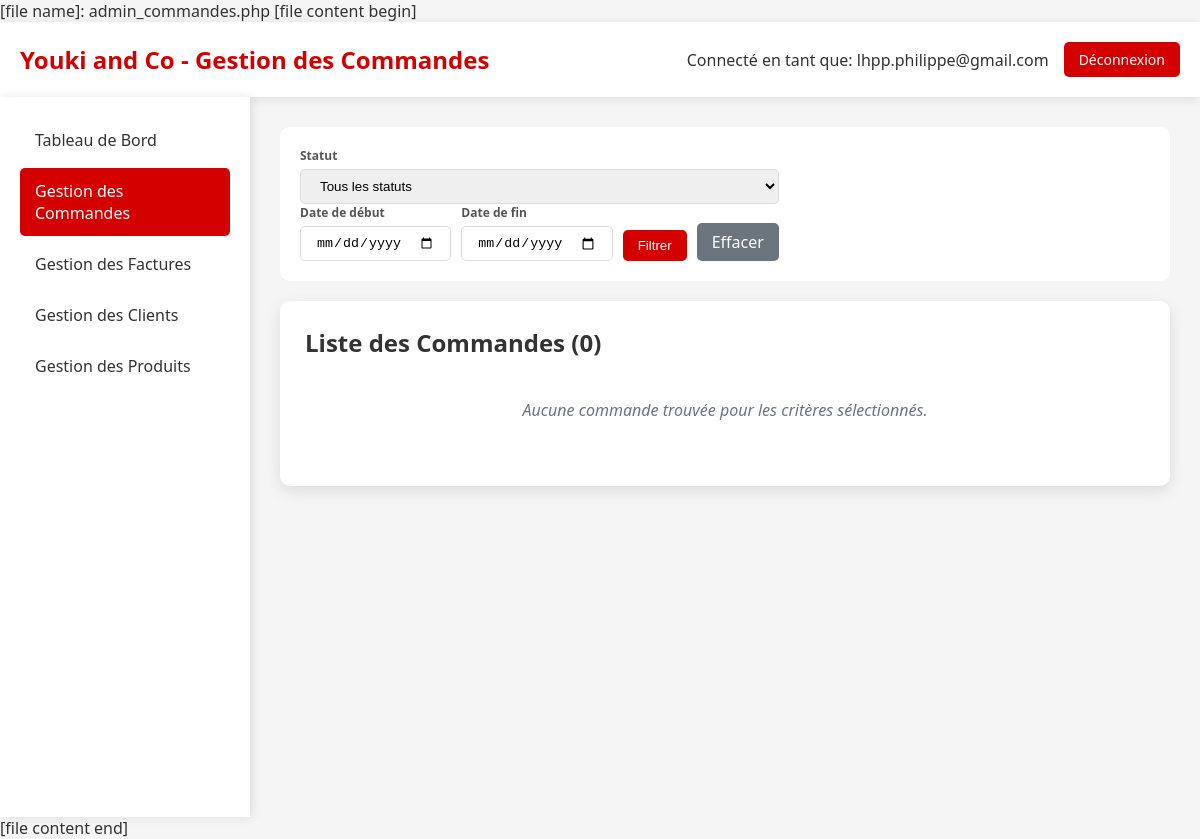
/admin_commandes.php (signed in), run on an earlier commit of the app's database.
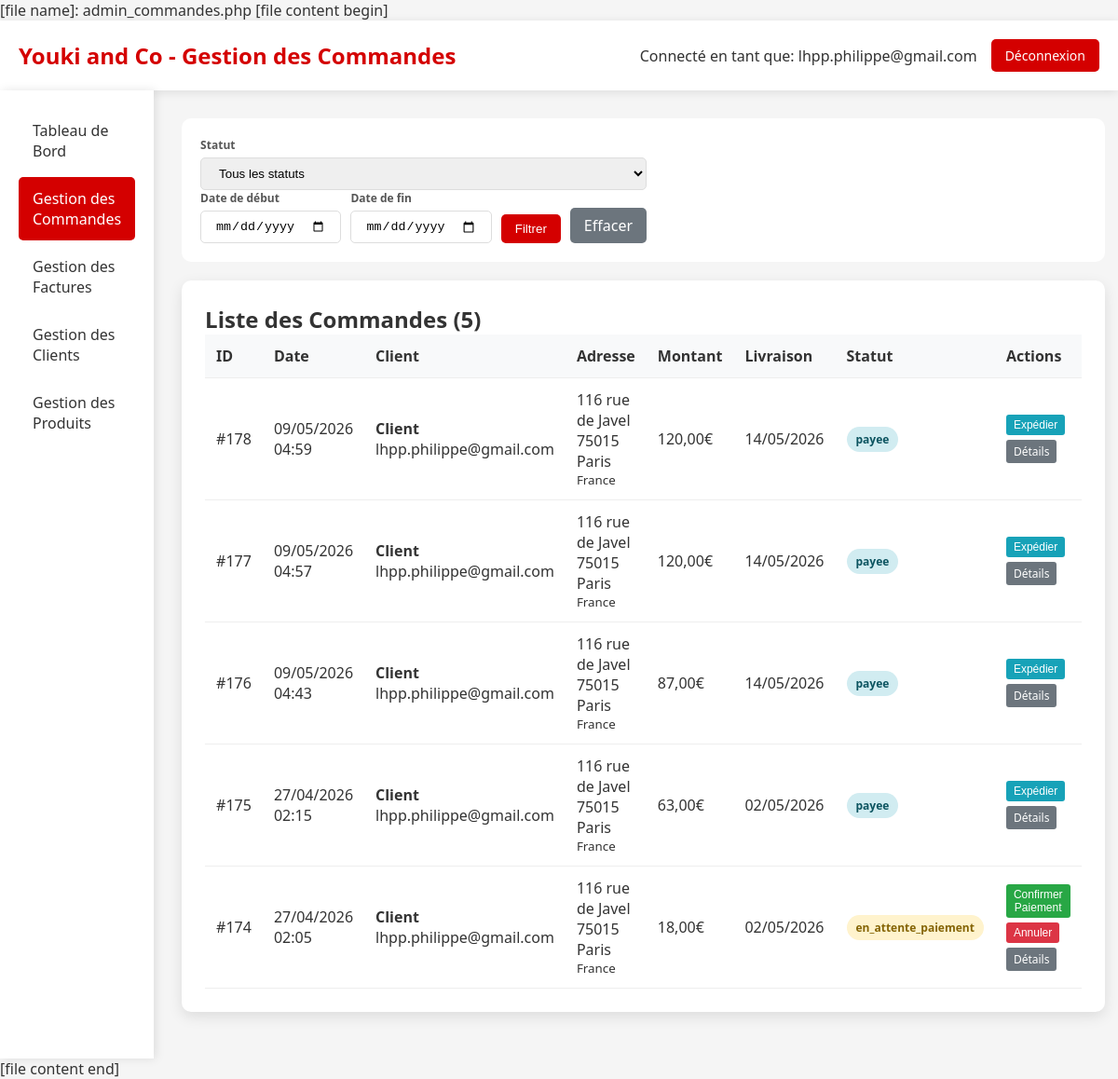
And on a later commit of the database.
### tables this page shows
CREATE TABLE `Commande` (
  `idCommande` bigint NOT NULL,
  `idClient` bigint NOT NULL,
  `idAdresseLivraison` bigint NOT NULL,
  `idAdresseFacturation` bigint DEFAULT NULL,
  `dateCommande` datetime NOT NULL,
  `modeReglement` varchar(200) NOT NULL DEFAULT 'CB',
  `delaiLivraison` date NOT NULL,
  `fraisDePort` double NOT NULL,
  `montantTotal` double NOT NULL,
  `statut` varchar(20) NOT NULL DEFAULT 'en_attente',
  `statut_paiement` enum('en_attente','payee','echec','annulee','rembourse') DEFAULT 'en_attente',
  `idPaiement` int DEFAULT NULL
);

CREATE TABLE `Client` (
  `idClient` bigint NOT NULL,
  `email` varchar(50) NOT NULL,
  `motDePasse` varchar(1000) DEFAULT NULL,
  `nom` varchar(50) NOT NULL,
  `prenom` varchar(50) NOT NULL,
  `telephone` varchar(20) DEFAULT NULL,
  `email_confirme` tinyint(1) DEFAULT '0',
  `token_confirmation` varchar(64) DEFAULT NULL,
  `token_expires` datetime DEFAULT NULL,
  `type` enum('temporaire','permanent') DEFAULT 'temporaire',
  `date_creation` datetime DEFAULT CURRENT_TIMESTAMP,
  `session_id` varchar(128) DEFAULT NULL
);

CREATE TABLE `Adresse` (
  `idAdresse` bigint NOT NULL,
  `idClient` bigint NOT NULL,
  `nom` varchar(50) NOT NULL,
  `prenom` varchar(50) NOT NULL,
  `adresse` varchar(50) NOT NULL,
  `codePostal` varchar(50) NOT NULL,
  `ville` varchar(50) NOT NULL,
  `pays` varchar(50) NOT NULL,
  `telephone` varchar(50) NOT NULL,
  `instructions` varchar(255) DEFAULT NULL,
  `societe` varchar(50) DEFAULT NULL,
  `type` varchar(20) DEFAULT 'livraison',
  `dateCreation` datetime DEFAULT CURRENT_TIMESTAMP
);

### admin_commandes.php (the view, shortened to what the changed rows need)
<?php
require_once 'config.php';
try {
    $pdo = new PDO("mysql:host=$host;dbname=$dbname;charset=utf8", $username, $password);
    $pdo->setAttribute(PDO::ATTR_ERRMODE, PDO::ERRMODE_EXCEPTION);
    $where = "";
    $params = [];
    $stmt = $pdo->prepare("
        SELECT c.idCommande, c.dateCommande, c.montantTotal, c.statut, c.delaiLivraison,
               cl.nom, cl.prenom, cl.email, cl.telephone,
               a.adresse, a.codePostal, a.ville, a.pays
        FROM Commande c
        JOIN Client cl ON c.idClient = cl.idClient
        JOIN Adresse a ON c.idAdresseLivraison = a.idAdresse
        $where
        ORDER BY c.dateCommande DESC
    ");
    $stmt->execute($params);
    $commandes = $stmt->fetchAll(PDO::FETCH_ASSOC);
} catch (PDOException $e) {
    die("Erreur de connexion à la base de données: " . $e->getMessage());
}
?>
<!DOCTYPE html>
<html lang="fr">
<head>
</head>
<body>
    <div class="header">
        <div class="logo">
            <h1>Youki and Co - Gestion des Commandes</h1>
        </div>
    </div>
    <div class="container">
        <div class="main-content">
            <div class="section">
                <h2>Liste des Commandes (<?= count($commandes) ?>)</h2>
                <?php if (empty($commandes)): ?>
                    <div class="no-orders">
                        Aucune commande trouvée pour les critères sélectionnés.
                    </div>
                <?php else: ?>
                <table>
                    <thead>
                        <tr>
                            <th>ID</th>
                            <th>Date</th>
                            <th>Client</th>
                            <th>Adresse</th>
                            <th>Montant</th>
                            <th>Livraison</th>
                            <th>Statut</th>
                            <th>Actions</th>
                        </tr>
                    </thead>
                    <tbody>
                        <?php foreach ($commandes as $commande): ?>
                        <tr>
                            <td>#<?= $commande['idCommande'] ?></td>
                            <td><?= date('d/m/Y H:i', strtotime($commande['dateCommande'])) ?></td>
                            <td>
                                <strong><?= htmlspecialchars($commande['prenom'] . ' ' . $commande['nom']) ?></strong><br>
                                <?= htmlspecialchars($commande['email']) ?><br>
                            </td>
                            <td>
                                <?= htmlspecialchars($commande['adresse']) ?><br>
                                <?= htmlspecialchars($commande['codePostal'] . ' ' . $commande['ville']) ?><br>
                                <small><?= htmlspecialchars($commande['pays']) ?></small>
                            </td>
                            <td><?= number_format($commande['montantTotal'], 2, ',', ' ') ?>€</td>
                            <td><?= date('d/m/Y', strtotime($commande['delaiLivraison'])) ?></td>
                            <td>
                                <span class="status-badge status-<?= $commande['statut'] ?>"
                                      onclick="changerStatut(<?= $commande['idCommande'] ?>, '<?= $commande['statut'] ?>')"
                                      title="Cliquez pour changer le statut">
                                    <?= $commande['statut'] ?>
                                </span>
                            </td>
                            <td>
                                <div class="order-actions">
                                    <?php if ($commande['statut'] === 'en_attente_paiement'): ?>
                                        <form method="POST" class="action-form">
                                            <button type="submit" name="action" value="confirmer" class="btn-small btn-confirm" onclick="return confirm('Confirmer le paiement de cette commande ?')">Confirmer Paiement</button>
                                        </form>
                                        <form method="POST" class="action-form">
                                            <button type="submit" name="action" value="annuler" class="btn-small btn-cancel" onclick="return confirm('Annuler cette commande ?')">Annuler</button>
                                        </form>
                                    <?php elseif ($commande['statut'] === 'payee'): ?>
                                        <form method="POST" class="action-form">
                                            <button type="submit" name="action" value="expedier" class="btn-small btn-ship" onclick="return confirm('Marquer cette commande comme expédiée ?')">Expédier</button>
                                        </form>
                                    <?php endif; ?>
                                    <a href="admin_commande_detail.php?id=<?= $commande['idCommande'] ?>" class="btn-small btn-details">Détails</a>
                                </div>
                            </td>
                        </tr>
                        <?php endforeach; ?>
                    </tbody>
                </table>
                <?php endif; ?>
            </div>
        </div>
    </div>
</body>
</html>

What changed in the data, as far as the page shows it:
added commande: idCommande "178", dateCommande "09/05/2026 04:59", idClient.nom "Client", idClient.email "lhpp.philippe@gmail.com", idAdresseFacturation.adresse "116 rue de Javel", idAdresseFacturation.ville "75015 Paris", idAdresseFacturation.pays "France", montantTotal "120,00", delaiLivraison "14/05/2026", statut "payee"
added commande: idCommande "177", dateCommande "09/05/2026 04:57", idClient.nom "Client", idClient.email "lhpp.philippe@gmail.com", idAdresseFacturation.adresse "116 rue de Javel", idAdresseFacturation.ville "75015 Paris", idAdresseFacturation.pays "France", montantTotal "120,00", delaiLivraison "14/05/2026", statut "payee"
added commande: idCommande "176", dateCommande "09/05/2026 04:43", idClient.nom "Client", idClient.email "lhpp.philippe@gmail.com", idAdresseFacturation.adresse "116 rue de Javel", idAdresseFacturation.ville "75015 Paris", idAdresseFacturation.pays "France", montantTotal "87,00", delaiLivraison "14/05/2026", statut "payee"
added commande: idCommande "175", dateCommande "27/04/2026 02:15", idClient.nom "Client", idClient.email "lhpp.philippe@gmail.com", idAdresseFacturation.adresse "116 rue de Javel", idAdresseFacturation.ville "75015 Paris", idAdresseFacturation.pays "France", montantTotal "63,00", delaiLivraison "02/05/2026", statut "payee"
added commande: idCommande "174", dateCommande "27/04/2026 02:05", idClient.nom "Client", idClient.email "lhpp.philippe@gmail.com", idAdresseFacturation.adresse "116 rue de Javel", idAdresseFacturation.ville "75015 Paris", idAdresseFacturation.pays "France", montantTotal "18,00", delaiLivraison "02/05/2026", statut "en_attente_paiement"
Also different on the page:
count($commandes): "0" → "5"
text no longer shown: "Aucune commande trouvée pour les critères sélectionnés."
text now shown: "ID Date Client Adresse Montant Livraison Statut Actions"
